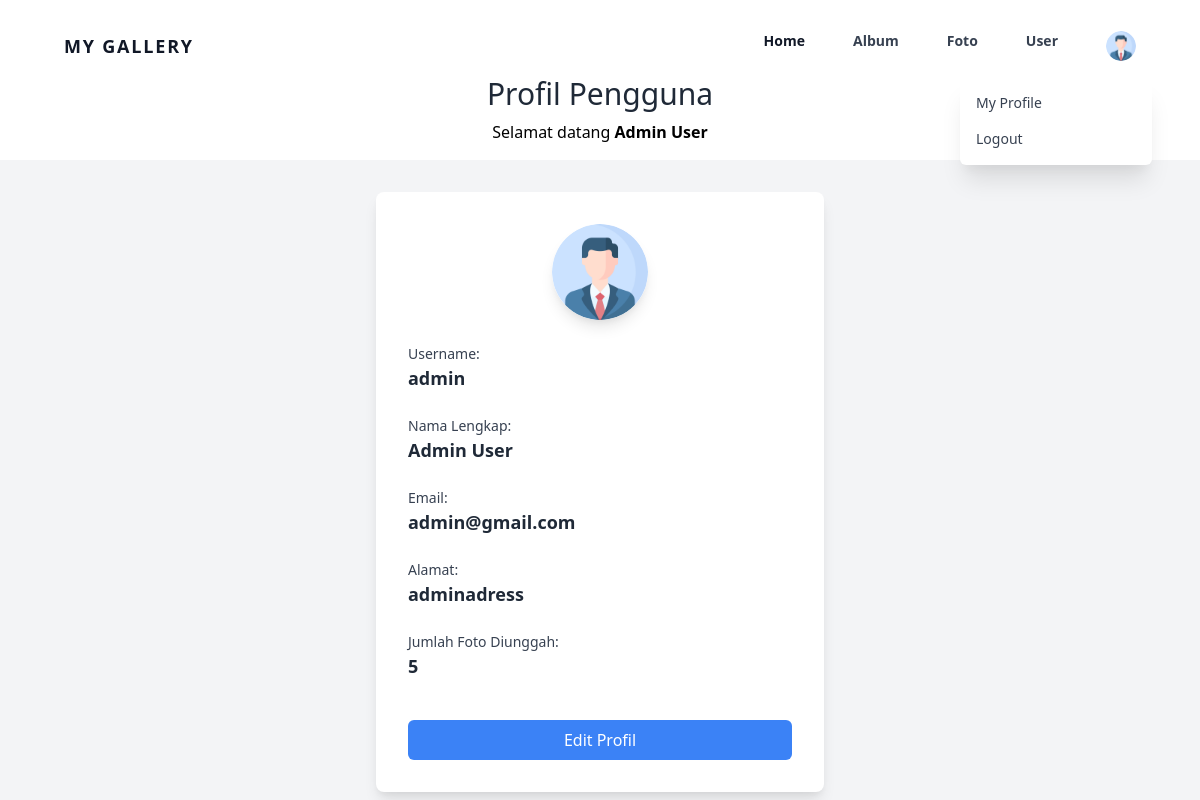
The app's page /profile.php (signed in) with its own data.
### tables this page shows
CREATE TABLE `user` (
  `userid` int(11) NOT NULL,
  `username` varchar(255) NOT NULL,
  `password` varchar(255) NOT NULL,
  `email` varchar(255) NOT NULL,
  `namalengkap` varchar(255) NOT NULL,
  `alamat` text NOT NULL,
  `role` varchar(20) NOT NULL DEFAULT 'user',
  `profile_photo` varchar(255) NOT NULL
);

### profile.php (the view, shortened to what this page needs)
<?php
include "koneksi.php";
function getUserProfile($conn, $userid)
{
    $query = mysqli_query($conn, "SELECT * FROM user WHERE userid = $userid");
    return mysqli_fetch_assoc($query);
}
function countUserUploadedPhotos($conn, $userid)
{
    $query = mysqli_query($conn, "SELECT COUNT(*) AS total FROM foto WHERE userid = $userid");
    $result = mysqli_fetch_assoc($query);
    return $result['total'];
}
$user = isset($_SESSION['userid']) ? getUserProfile($conn, $_SESSION['userid']) : null;
$total_photos = isset($_SESSION['userid']) ? countUserUploadedPhotos($conn, $_SESSION['userid']) : 0;
?>
<!DOCTYPE html>
<html lang="en">
<head>
    <link href="https://cdn.jsdelivr.net/npm/tailwindcss@2.2.19/dist/tailwind.min.css" rel="stylesheet">
</head>
<body class="bg-gray-100 min-h-screen">
    <div class="bg-white p-4">
        <ul class="flex justify-end">
            <?php
            if (isset($_SESSION['role']) && $_SESSION['role'] === 'admin') {
                ?>
                <?php include 'adminnavbar.php'; ?>
                <?php
            } else {
                ?>
                <?php include 'navbar.php'; ?>
                <?php
            }
            ?>
        </ul>
        <h1 class="text-3xl text-center text-gray-800">Profil Pengguna</h1>
        <?php if (isset($_SESSION['namalengkap'])): ?>
            <p class="text-center mt-2">Selamat datang <b><?= $_SESSION['namalengkap'] ?></b></p>
        <?php endif; ?>
    </div>
    <div class="flex justify-center items-center">
        <div class="bg-white w-full max-w-md p-8 rounded-lg shadow-lg mt-8">
            <?php if ($user): ?>
                <div class="mb-6 text-center">
                    <img src="./<?= $user['profile_photo'] ?>" alt="Foto Profil" class="rounded-full h-24 w-24 mx-auto shadow-lg">
                </div>
                <div class="mb-6">
                    <label for="username" class="block text-sm font-medium text-gray-700">Username:</label>
                    <p id="username-display" class="text-lg font-semibold text-gray-800"><?= $user['username'] ?></p>
                </div>
                <div class="mb-6">
                    <label for="fullname" class="block text-sm font-medium text-gray-700">Nama Lengkap:</label>
                    <p id="fullname-display" class="text-lg font-semibold text-gray-800"><?= $user['namalengkap'] ?></p>
                </div>
                <div class="mb-6">
                    <label for="email" class="block text-sm font-medium text-gray-700">Email:</label>
                    <p id="email-display" class="text-lg font-semibold text-gray-800"><?= $user['email'] ?></p>
                </div>
                <div class="mb-6">
                    <label for="address" class="block text-sm font-medium text-gray-700">Alamat:</label>
                    <p id="address-display" class="text-lg font-semibold text-gray-800"><?= $user['alamat'] ?></p>
                </div>
                <div class="mb-6">
                    <label for="total-photos" class="block text-sm font-medium text-gray-700">Jumlah Foto Diunggah:</label>
                    <p id="total-photos-display" class="text-lg font-semibold text-gray-800"><?= $total_photos ?></p>
                </div>
                <button id="edit-button" class="mt-4 w-full bg-blue-500 text-white py-2 px-4 rounded-md hover:bg-blue-600">Edit Profil</button>
            <?php else: ?>
                <p class="text-center">Silakan <a href="login.php" class="text-blue-500 hover:underline">login</a> untuk mengakses profil Anda.</p>
            <?php endif; ?>
        </div>
    </div>
</body>
</html>

### adminnavbar.php (shortened to what this page needs)
<div class="w-full text-gray-700 bg-white dark-mode:text-gray-200 dark-mode:bg-gray-800">
  <div x-data="{ open: false }" class="flex flex-col max-w-screen-xl px-4 mx-auto md:items-center md:justify-between md:flex-row md:px-6 lg:px-8">
    <div class="p-4 flex flex-row items-center justify-between">
      <a href="#" class="text-lg font-semibold tracking-widest text-gray-900 uppercase rounded-lg dark-mode:text-white focus:outline-none focus:shadow-outline">MY GALLERY</a>
    </div>
    <nav :class="{'flex': open, 'hidden': !open}" class="flex-col flex-grow pb-4 md:pb-0 hidden md:flex md:justify-end md:flex-row">
      <a class="px-4 py-2 mt-2 text-sm font-semibold text-gray-900 rounded-lg dark-mode:bg-gray-700 dark-mode:hover:bg-gray-600 dark-mode:focus:bg-gray-600 dark-mode:focus:text-white dark-mode:hover:text-white dark-mode:text-gray-200 md:mt-0 hover:text-gray-900 focus:text-gray-900 hover:bg-gray-200 focus:bg-gray-200 focus:outline-none focus:shadow-outline" href="adminhome.php">Home</a>
      <a class="px-4 py-2 mt-2 text-sm font-semibold bg-transparent rounded-lg dark-mode:bg-transparent dark-mode:hover:bg-gray-600 dark-mode:focus:bg-gray-600 dark-mode:focus:text-white dark-mode:hover:text-white dark-mode:text-gray-200 md:mt-0 md:ml-4 hover:text-gray-900 focus:text-gray-900 hover:bg-gray-200 focus:bg-gray-200 focus:outline-none focus:shadow-outline" href="adminalbum.php">Album</a>
      <a class="px-4 py-2 mt-2 text-sm font-semibold bg-transparent rounded-lg dark-mode:bg-transparent dark-mode:hover:bg-gray-600 dark-mode:focus:bg-gray-600 dark-mode:focus:text-white dark-mode:hover:text-white dark-mode:text-gray-200 md:mt-0 md:ml-4 hover:text-gray-900 focus:text-gray-900 hover:bg-gray-200 focus:bg-gray-200 focus:outline-none focus:shadow-outline" href="adminfoto.php">Foto</a>
      <a class="px-4 py-2 mt-2 text-sm font-semibold bg-transparent rounded-lg dark-mode:bg-transparent dark-mode:hover:bg-gray-600 dark-mode:focus:bg-gray-600 dark-mode:focus:text-white dark-mode:hover:text-white dark-mode:text-gray-200 md:mt-0 md:ml-4 hover:text-gray-900 focus:text-gray-900 hover:bg-gray-200 focus:bg-gray-200 focus:outline-none focus:shadow-outline" href="adminusers.php">User</a>
      <div x-data="{ openDropdown: false }" class="relative" @click.away="openDropdown = false">
                <button @click="openDropdown = !openDropdown" class="px-4 py-2 mt-2 text-sm font-semibold bg-transparent rounded-lg dark-mode:bg-transparent dark-mode:hover:bg-gray-600 dark-mode:focus:bg-gray-600 dark-mode:focus:text-white dark-mode:hover:text-white dark-mode:text-gray-200 md:mt-0 md:ml-4 hover:text-gray-900 focus:text-gray-900 hover:bg-gray-200 focus:bg-gray-200 focus:outline-none focus:shadow-outline">
                    <?php if(isset($_SESSION['userid']) && isset($user['profile_photo'])): ?>
                        <img src="./<?= $user['profile_photo'] ?>" style="width: 30px; height: 30px; border-radius: 50%; object-fit: cover;" alt="User Icon">
                    <?php else: ?>
                        <img src="https://cdn-icons-png.flaticon.com/512/9131/9131529.png" style="width: 30px; height: 30px; border-radius: 50%; object-fit: cover;" alt="User Icon">
                    <?php endif; ?>
                </button>
                <div x-show="openDropdown" class="absolute right-0 mt-2 py-2 w-48 bg-white rounded-md shadow-xl z-10">
                    <?php if(isset($_SESSION['userid'])): ?>
                        <a href="profile.php" class="block px-4 py-2 text-sm text-gray-700 hover:bg-gray-200">My Profile</a>
                        <a href="logout.php" onclick="return confirm('Apakah Anda yakin ingin logout?');" class="block px-4 py-2 text-sm text-gray-700 hover:bg-gray-200">Logout</a>
                    <?php else: ?>
                        <a href="login.php" class="block px-4 py-2 text-sm text-gray-700 hover:bg-gray-200">Login</a>
                    <?php endif; ?>
                </div>
            </div>
    </nav>
  </div>
</div>

### records on screen
user: profile_photo (picture), username "admin", namalengkap "Admin User", email "admin@gmail.com", alamat "adminadress"

### other values on screen
$_SESSION['namalengkap'] "Admin User"
$total_photos "5"
